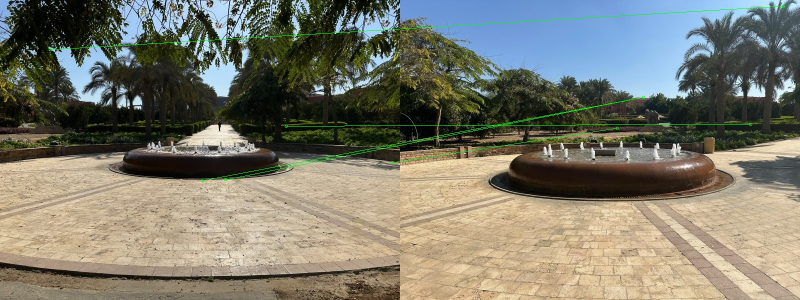
#> input picture results/karim_elnazir/match_visualizations/example_match.jpg, 1600 x 600 px (shown at 1/2 size); its folder holds only this picture in this run
$ python matcher.py ../results/karim_elnazir/match_visualizations/example_match.jpg ../results/karim_elnazir/match_visualizations/example_match.jpg
#> lines starting #> are read from the running program, lines starting #| are printed output that depends on the picture
### karim_elnazir/sift.py
import cv2
import numpy as np


def detect_sift(img, max_points=0):
    gray = cv2.cvtColor(img, cv2.COLOR_BGR2GRAY)
    sift = cv2.SIFT_create(nfeatures=max_points)
    keypoints, descriptors = sift.detectAndCompute(gray, None)
    return keypoints, descriptors


# [4 lines left out: function keypoint_xy, not called in this run]


def draw_keypoints(img, keypoints):
    return cv2.drawKeypoints(img, keypoints, None, color=(0, 255, 0),
                             flags=cv2.DRAW_MATCHES_FLAGS_DRAW_RICH_KEYPOINTS)

### karim_elnazir/matcher.py
import sys
from dataclasses import dataclass
from pathlib import Path

sys.path.insert(0, str(Path(__file__).resolve().parent.parent))

import cv2
import numpy as np
from shared import config
from karim_elnazir.sift import detect_sift


@dataclass
class Features:
    points: np.ndarray        # (N, 2) keypoint x, y
    descriptors: np.ndarray   # (N, 128)


@dataclass
class MatchResult:
    num_ratio: int            # matches that passed the ratio test
    num_good: int             # matches that also survived RANSAC (the score)
    pts_a: np.ndarray         # (num_ratio, 2) points in image a
    pts_b: np.ndarray         # (num_ratio, 2) matching points in image b
    inlier_mask: np.ndarray   # (num_ratio,) True for RANSAC inliers
    homography: np.ndarray    # 3x3 matrix mapping a to b, or None


def load_image(image):
    if isinstance(image, (str, Path)):
        img = cv2.imread(str(image))
#> img is the input picture: shape (600, 1600, 3); mean B, G, R 108.6, 122.3, 123.8
        if img is None:
            raise FileNotFoundError(image)
        return img
    return image


def extract_features(image):
    keypoints, descriptors = detect_sift(load_image(image))
#> in detect_sift, `gray = cv2.cvtColor(img, cv2.COLOR_BGR2GRAY)`:
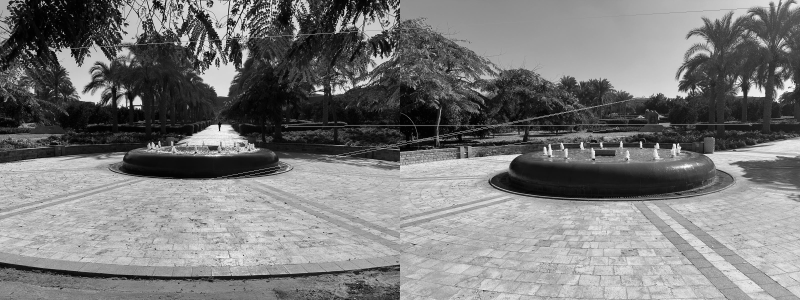
#> gray: shape (600, 1600) (shown at 1/2 size); min 0, max 254, mean 121.2
#> in detect_sift, `keypoints, descriptors = sift.detectAndCompute(gray, None)`: keypoints = 6578 keypoints; strongest (x, y, size): (496, 17, 1.8), (414, 116, 2.1), (439, 260, 2), (257, 216, 2.2)
    if descriptors is None:
        return Features(np.zeros((0, 2), np.float32), np.zeros((0, 128), np.float32))
    return Features(np.float32([k.pt for k in keypoints]), descriptors)


def _as_features(x):
    return x if isinstance(x, Features) else extract_features(x)


def match_images(a, b, ratio=config.RATIO, ransac_thresh=config.RANSAC_THRESH):
    """a and b can be image paths, image arrays, or Features from extract_features."""
    fa = _as_features(a)
    fb = _as_features(b)
    empty = np.zeros((0, 2), np.float32)
    if len(fa.descriptors) < 2 or len(fb.descriptors) < 2:
        return MatchResult(0, 0, empty, empty, np.zeros(0, bool), None)

    pairs = cv2.BFMatcher(cv2.NORM_L2).knnMatch(fa.descriptors, fb.descriptors, k=2)
#> pairs = 6578 matches
    good = [p[0] for p in pairs if len(p) == 2 and p[0].distance < ratio * p[1].distance]
#> good = 6578 matches

    pts_a = np.float32([fa.points[m.queryIdx] for m in good]).reshape(-1, 2)
#> pts_a = 6578 pairs, first value 2.8 to 1596.8, second value 2.29 to 596.6
    pts_b = np.float32([fb.points[m.trainIdx] for m in good]).reshape(-1, 2)
#> pts_b has the same summary as pts_a
    mask = np.zeros(len(good), bool)
    H = None
    if len(good) >= config.MIN_MATCHES:
        H, m = cv2.findHomography(pts_a, pts_b, cv2.RANSAC, ransac_thresh)
#> H = [[1, 2.02e-15, -4.42e-13], [-9.51e-16, 1, -1.02e-13], [-2.91e-18, 3.93e-18, 1]]; m = 6578 values from 1 to 1
#| passed ratio test: 6578
#| good matches (RANSAC inliers): 6578
        if H is not None:
            mask = m.ravel().astype(bool)
    return MatchResult(len(good), int(mask.sum()), pts_a, pts_b, mask, H)


def count_good_matches(a, b):
    return match_images(a, b).num_good


def draw_matches(img_a, img_b, result, path=None):
    h = max(img_a.shape[0], img_b.shape[0])
#> h = 600
    canvas = np.zeros((h, img_a.shape[1] + img_b.shape[1], 3), np.uint8)
    canvas[:img_a.shape[0], :img_a.shape[1]] = img_a
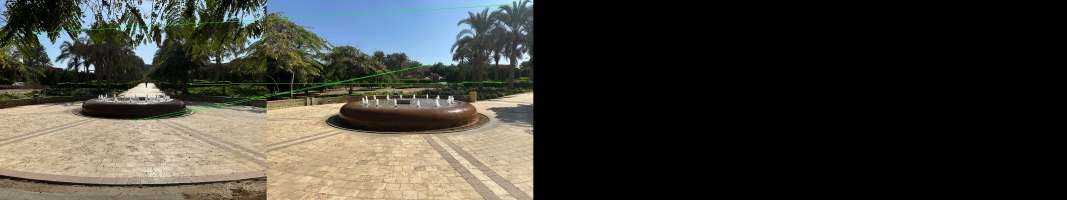
#> canvas: shape (600, 3200, 3) (shown at 1/3 size); mean B, G, R 54.3, 61.1, 61.9
    canvas[:img_b.shape[0], img_a.shape[1]:] = img_b
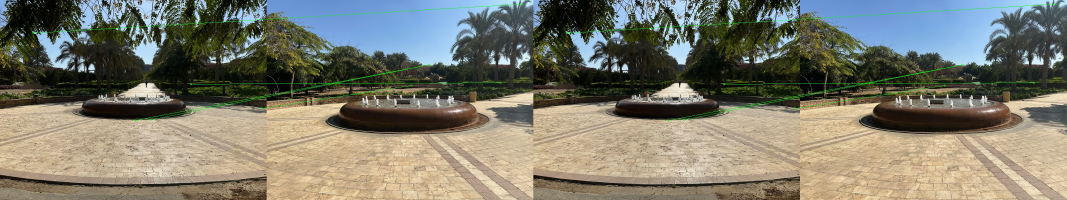
#> canvas: shape (600, 3200, 3) (shown at 1/3 size); mean B, G, R 108.6, 122.3, 123.8
    offset = img_a.shape[1]
#> offset = 1600
    for pa, pb, ok in zip(result.pts_a, result.pts_b, result.inlier_mask):
        if not ok:
            continue
        p1 = (int(pa[0]), int(pa[1]))
        p2 = (int(pb[0]) + offset, int(pb[1]))
        cv2.line(canvas, p1, p2, (0, 255, 0), 1)
        cv2.circle(canvas, p1, 3, (0, 255, 0), 1)
        cv2.circle(canvas, p2, 3, (0, 255, 0), 1)
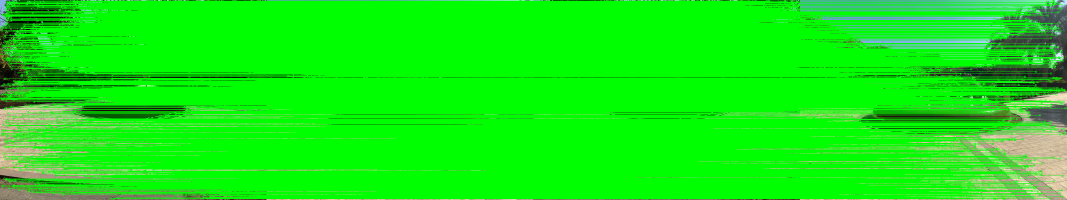
#> canvas: shape (600, 3200, 3) (shown at 1/3 size); mean B, G, R 17.9, 235, 20.1
    if path is not None:
        Path(path).parent.mkdir(parents=True, exist_ok=True)
        cv2.imwrite(str(path), canvas)
    return canvas


if __name__ == "__main__":
    if len(sys.argv) != 3:
        print("usage: python karim_elnazir/matcher.py image_a image_b")
        sys.exit(1)
    img_a = load_image(sys.argv[1])
    img_b = load_image(sys.argv[2])
    result = match_images(img_a, img_b)
    print("passed ratio test:", result.num_ratio)
    print("good matches (RANSAC inliers):", result.num_good)
    out = config.RESULTS_DIR / "match_visualizations" / "example_match.jpg"
    draw_matches(img_a, img_b, result, out)
    print("saved", out)
